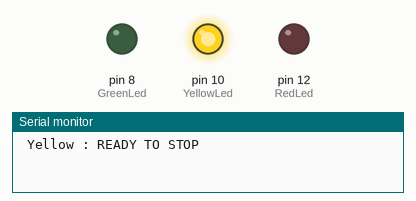
Simulated run of this sketch. Board: Arduino Uno, built with avr-gcc and run on an emulated ATmega328P. Parts: output pins drawn as LEDs (lit = HIGH), the last lines printed to the serial monitor.

Above: at 1.0 s.
At 3.0 s:
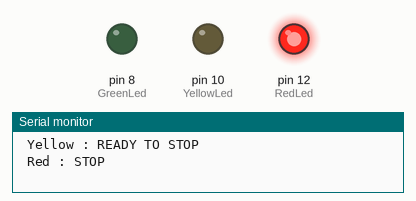
At 5.0 s:
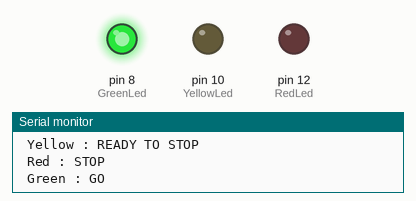
Timing chart, 0 to 7.8 s (numbered marks = the images above):
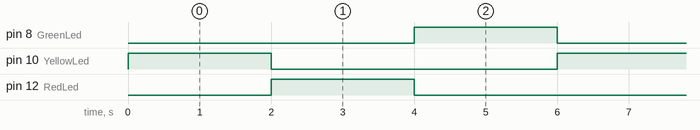

The sketch:

Traffic_Signal.ino
```cpp
const int GreenLed=8;
const int YellowLed=10;
const int RedLed=12;

void setup() {
  // put your setup code here, to run once:
pinMode(GreenLed,OUTPUT);
pinMode(YellowLed,OUTPUT);
pinMode(RedLed,OUTPUT);

digitalWrite(GreenLed,LOW);
digitalWrite(YellowLed,LOW);
digitalWrite(RedLed,LOW);

Serial.begin(9600);
}

void loop() {
  // put your main code here, to run repeatedly:
//Ready To Stop
digitalWrite(GreenLed,LOW);
digitalWrite(YellowLed,HIGH);
digitalWrite(RedLed,LOW);

Serial.println(" Yellow : READY TO STOP ");
delay(2000);

// Stop
digitalWrite(GreenLed,LOW);
digitalWrite(YellowLed,LOW);
digitalWrite(RedLed,HIGH);

Serial.println(" Red : STOP ");
delay(2000);

// Go
digitalWrite(GreenLed,HIGH);
digitalWrite(YellowLed,LOW);
digitalWrite(RedLed,LOW);

Serial.println(" Green : GO ");
delay(2000);
}
```

Measured:
- by itself, pin 8 (GreenLed), pin 10 (YellowLed), pin 12 (RedLed): alternates HIGH for 2.0 s and LOW for 4.0 s
- by itself, everything shown: repeats every 6.0 s, in 3 steps
